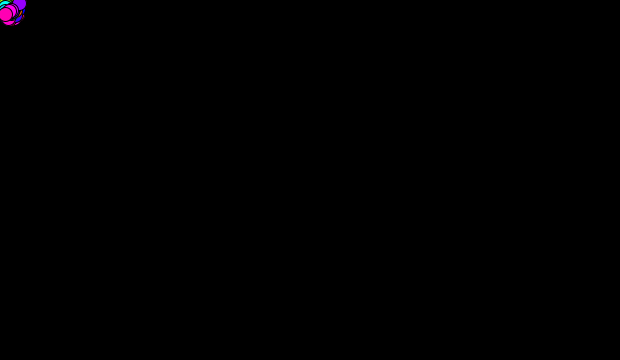
Frame 1 (no input)
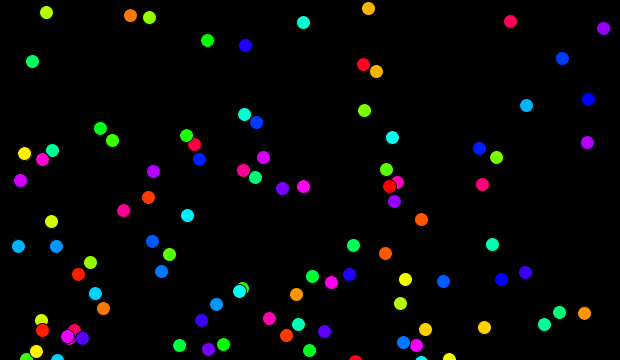
Frame 60 (the mouse pressed at the canvas centre just before this capture)
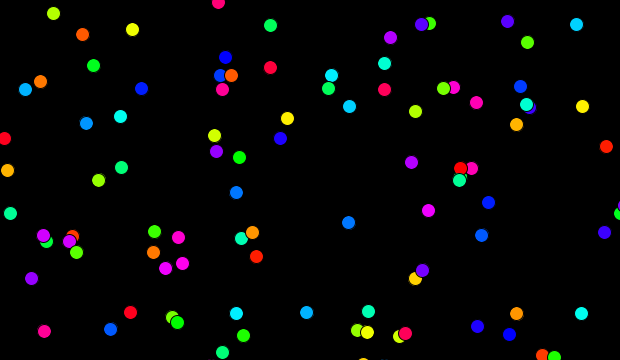
Frame 120 (the mouse held since frame 60 and released just before this capture)

The Processing sketch that drew these frames (run headless with seeded random() and noise(); from frame 60 on, the mouse is pressed at the canvas centre):

// Processing sketch: processing_175102
// ── processing_175102.pde

//////////////////////////////////////////////////////////////
// example 1.2 バウンドするボール (Shiffman, p.30)（やや改変）
//////////////////////////////////////////////////////////////
/////大域変数宣言エリア
int n = 100;
//PVector location;  //位置
//PVector velocity;  //速度
PVector[] locations = new PVector[n];
PVector[] velocities = new PVector[n];
/////セットアップ
void setup(){
  size(620,360);                   //窓のサイズ
  //location = new PVector(100,100); //オブジェクト生成
  //velocity = new PVector(2.5, 5);  //オブジェクト生成
  for(int i=0; i<n; i++){
    locations[i] = new PVector(random(0.1,10), random(0.1,10));
    velocities[i] = new PVector(random(0.1,10), random(0.1,10));
  }
  colorMode(HSB);
}
/////メインループ
void draw(){
  background(0);         //背景は黒色
   
  //location.add(velocity);  //位置の更新（速度ベクトルを加算）
  //checkBound();            //端でバウンドさせる
  //stroke(0);               //ボールの縁の色は黒色
  //fill(175);               //ボールの色は灰色
  //ellipse(location.x, location.y, 16, 16);  //ボールの描画
  for(int i=1; i<n; i++){
    locations[i].add(velocities[i]);
    checkBound(i);
    stroke(0);
    fill(i);
    fill(i*10%255, 255, 255);
    ellipse(locations[i].x, locations[i].y, 14, 14);
  }
}
///////////////////////
// 関数定義エリア
void checkBound(int i){  //端でバウンドさせる
  //if((location.x > width)||(location.x < 0)){
  //  velocity.x *= -1;  //速度のx成分の符号を変える
  //}
  //if((location.y > height)||(location.y < 0)){
  //  velocity.y *= -1;  //速度のy成分の符号を変える
  //}
 if((locations[i].x > width)||(locations[i].x < 0)){
   velocities[i].x *= -1;
 }
 if((locations[i].y > height)||(locations[i].y < 0)){
   velocities[i].y *= -1;
 }
}
void mousePressed(){    //マウスボタンが押されたら呼び出される関数
  //location.x = mouseX;  //マウスポインタのx座標
  //location.y = mouseY;  //マウスポインタのy座標
  //velocity.x = random(-10, 10);  //速度は乱数で
  //velocity.y = random(-10, 10);  //速度は乱数で
  for(int i=0; i<n; i++){
    locations[i].x = mouseX;
    locations[i].y = mouseY;
    velocities[i].x = random(-10, 10);
    velocities[i].y = random(-10, 10);
  }
}
///// EOF
